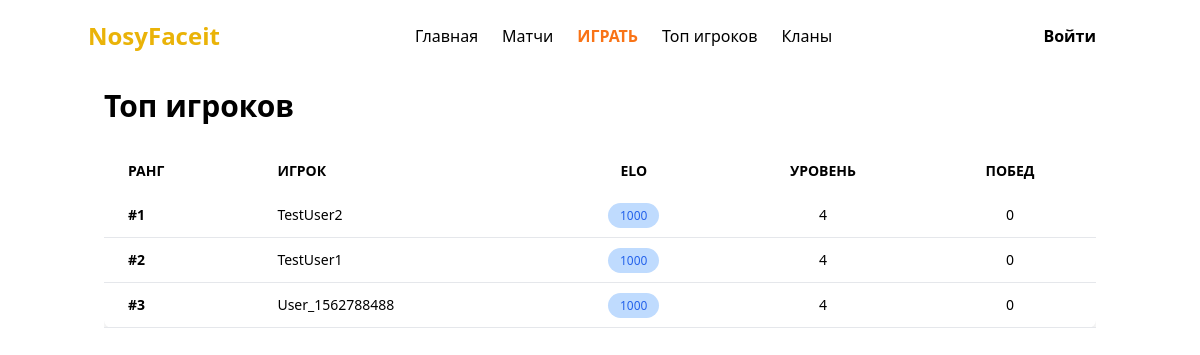
The app's page /leaderboard with its own data.
### tables this page shows
CREATE TABLE users (
            user_id INTEGER PRIMARY KEY,
            game_id TEXT,
            nickname TEXT,
            elo INTEGER DEFAULT 1000,
            level INTEGER DEFAULT 4,
            matches INTEGER DEFAULT 0,
            wins INTEGER DEFAULT 0
        , is_banned INTEGER DEFAULT 0, ban_until DATETIME, missed_games INTEGER DEFAULT 0, is_vip INTEGER DEFAULT 0, vip_until DATETIME, is_admin INTEGER DEFAULT 0, avatar_url TEXT, steam_url TEXT, bio TEXT, ban_expiration INTEGER DEFAULT 0, warnings INTEGER DEFAULT 0);

### web/app.py (the view)
@app.route('/leaderboard')
def leaderboard():
    import db
    conn = get_db_connection()
    if not conn:
        flash('Database error', 'error')
        return redirect(url_for('index'))
    cursor = conn.cursor()
    db.execute_query(cursor, '''
        SELECT u.*, c.tag as clan_tag
        FROM users u
        LEFT JOIN clan_members cm ON u.user_id = cm.user_id
        LEFT JOIN clans c ON cm.clan_id = c.id
        ORDER BY u.elo DESC LIMIT 50
    ''')
    users = cursor.fetchall()
    conn.close()
    return render_template('leaderboard.html', users=users)

### db.py (called while the page is built)
def get_db_connection():
    if IS_POSTGRES:
        try:
            conn = psycopg2.connect(DATABASE_URL, cursor_factory=DictCursor, sslmode='require')
        except psycopg2.OperationalError:
            conn = psycopg2.connect(DATABASE_URL, cursor_factory=DictCursor)
        conn.autocommit = False
        return PostgresConnectionWrapper(conn)
    else:
        basedir = os.path.dirname(os.path.abspath(__file__))
        db_path = os.path.join(basedir, 'database.db')
        conn = sqlite3.connect(db_path)
        conn.row_factory = sqlite3.Row
    return conn

def execute_query(cursor, sql, params=None):
    if IS_POSTGRES:
        sql = sql.replace('?', '%s')
        sql = sql.replace('INSERT OR REPLACE', 'INSERT') # Simple replacement, needs ON CONFLICT handling manually in specific queries
        sql = sql.replace('INTEGER PRIMARY KEY AUTOINCREMENT', 'SERIAL PRIMARY KEY')
    if params:
        cursor.execute(sql, params)
    else:
        cursor.execute(sql)
    return cursor

### web/app.py (called while the page is built, shortened)
def get_db_connection():
    try:
        import db as database_module
        return database_module.get_db_connection()
    except Exception as e:
        print(f"Error connecting to database: {e}")
        logging.error(f"Error connecting to database: {e}")
        g.db_connect_error = str(e)
        return None

@app.before_request
def check_ban():
    if not request.endpoint or 'static' in request.endpoint:
        return

@app.teardown_appcontext
def close_connection(exception):
    db = getattr(g, '_database', None)
    if db is not None:
        db.close()

### web/templates/leaderboard.html (shortened to what this page needs)
{% extends 'base.html' %}
{% block content %}
<h2 class="text-3xl font-bold mb-6 text-tg-link">Топ игроков</h2>
<div class="overflow-x-auto">
    <table class="min-w-full bg-tg-secondary rounded-lg shadow-lg">
        <thead>
            <tr class="bg-tg-bg text-tg-hint uppercase text-sm leading-normal">
                <th class="py-3 px-6 text-left">Ранг</th>
                <th class="py-3 px-6 text-left">Игрок</th>
                <th class="py-3 px-6 text-center">ELO</th>
                <th class="py-3 px-6 text-center">Уровень</th>
                <th class="py-3 px-6 text-center">Побед</th>
            </tr>
        </thead>
        <tbody class="text-tg-text text-sm font-light">
            {% for user in users %}
                <tr class="border-b border-tg-hint hover:opacity-90">
                    <td class="py-3 px-6 text-left whitespace-nowrap">
                        <span class="font-bold text-tg-link">#{{ loop.index }}</span>
                    </td>
                    <td class="py-3 px-6 text-left">
                        <div class="flex items-center">
                            <a href="{{ url_for('user_profile', nickname=user.nickname) }}" class="hover:text-tg-link transition">{{ user.nickname }}</a>
                        </div>
                    </td>
                    <td class="py-3 px-6 text-center">
                        <span class="bg-blue-200 text-blue-600 py-1 px-3 rounded-full text-xs">
                            {{ user.elo }}
                        </span>
                    </td>
                    <td class="py-3 px-6 text-center">
                        {{ user.level }}
                    </td>
                    <td class="py-3 px-6 text-center">
                        {{ user.wins }}
                    </td>
                </tr>
            {% endfor %}
        </tbody>
    </table>
</div>
{% endblock %}

### web/templates/base.html (shortened to what this page needs)
<!DOCTYPE html>
<html lang="ru">
<head>
    <script src="https://cdn.tailwindcss.com"></script>
</head>
<body class="bg-tg-bg text-tg-text font-sans">
    <nav class="bg-tg-secondary p-4">
        <div class="container mx-auto flex flex-col md:flex-row justify-between items-center gap-4">
            <a href="/" class="text-2xl font-bold text-yellow-500 mb-2 md:mb-0">NosyFaceit</a>
            <div class="flex flex-wrap justify-center gap-3 md:gap-6 text-sm md:text-base">
                <a href="/" class="hover:text-yellow-400 transition">Главная</a>
                <a href="/matches" class="hover:text-yellow-400 transition">Матчи</a>
                <a href="{{ url_for('play') }}" class="text-orange-500 font-bold hover:text-orange-400 animate-pulse transition">ИГРАТЬ</a>
                    <a href="/leaderboard" class="hover:text-yellow-400 transition">Топ игроков</a>
                    <a href="/clans" class="hover:text-yellow-400 transition">Кланы</a>
            </div>
            <div class="flex items-center mt-2 md:mt-0">
                {% if session.get('user_id') %}
                    <a href="{{ url_for('settings') }}" class="flex items-center text-gray-400 hover:text-white mr-4 group transition">
                        <span class="mr-2 font-medium">{{ session.get('nickname') }}</span>
                        <svg xmlns="http://www.w3.org/2000/svg" class="h-6 w-6 group-hover:text-orange-500 transition" viewBox="0 0 20 20" fill="currentColor">
                          <path fill-rule="evenodd" d="M11.49 3.17c-.38-1.56-2.6-1.56-2.98 0a1.532 1.532 0 01-2.286.948c-1.372-.836-2.942.734-2.106 2.106.54.886.061 2.042-.947 2.287-1.561.379-1.561 2.6 0 2.978a1.532 1.532 0 01.947 2.287c-.836 1.372.734 2.942 2.106 2.106a1.532 1.532 0 012.287.947c.379 1.561 2.6 1.561 2.978 0a1.533 1.533 0 012.287-.947c1.372.836 2.942-.734 2.106-2.106a1.533 1.533 0 01.947-2.287c1.561-.379 1.561-2.6 0-2.978a1.532 1.532 0 01-.947-2.287c.836-1.372-.734-2.942-2.106-2.106a1.532 1.532 0 01-2.287-.947zM10 13a3 3 0 100-6 3 3 0 000 6z" clip-rule="evenodd" />
                        </svg>
                    </a>
                    <a href="/logout" class="bg-red-600 hover:bg-red-700 text-white px-3 py-1 rounded text-sm transition">Выйти</a>
                {% else %}
                    <a href="/login" class="bg-tg-button hover:opacity-90 text-tg-button-text px-4 py-2 rounded font-bold transition">Войти</a>
                {% endif %}
            </div>
        </div>
    </nav>
    <div class="container mx-auto p-4">
        {% block content %}{% endblock %}
    </div>
</body>
</html>

### records on screen
users: nickname "TestUser2", elo "1000", level "4", wins "0"
users: nickname "TestUser1", elo "1000", level "4", wins "0"
users: nickname "User_1562788488", elo "1000", level "4", wins "0"
